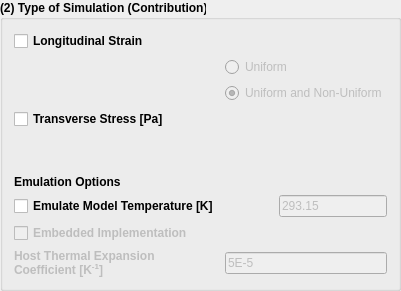
        <widget class="QGroupBox" name="groupBox_9">
         <property name="sizePolicy">
          <sizepolicy hsizetype="Maximum" vsizetype="Preferred">
           <horstretch>0</horstretch>
           <verstretch>0</verstretch>
          </sizepolicy>
         </property>
         <property name="font">
          <font>
           <weight>75</weight>
           <bold>true</bold>
          </font>
         </property>
         <property name="title">
          <string>(2) Type of Simulation (Contribution)</string>
         </property>
         <layout class="QGridLayout" name="gridLayout_32">
          <item row="0" column="1">
           <layout class="QGridLayout" name="gridLayout_31" columnstretch="0,0">
            <item row="1" column="0" rowspan="2">
             <spacer name="horizontalSpacer">
              <property name="orientation">
               <enum>Qt::Horizontal</enum>
              </property>
              <property name="sizeType">
               <enum>QSizePolicy::Preferred</enum>
              </property>
              <property name="sizeHint" stdset="0">
               <size>
                <width>20</width>
                <height>20</height>
               </size>
              </property>
             </spacer>
            </item>
            <item row="1" column="1">
             <widget class="QRadioButton" name="radioButton_TypeUniform">
              <property name="enabled">
               <bool>false</bool>
              </property>
              <property name="sizePolicy">
               <sizepolicy hsizetype="Minimum" vsizetype="Fixed">
                <horstretch>0</horstretch>
                <verstretch>0</verstretch>
               </sizepolicy>
              </property>
              <property name="minimumSize">
               <size>
                <width>0</width>
                <height>0</height>
               </size>
              </property>
              <property name="font">
               <font>
                <weight>50</weight>
                <bold>false</bold>
               </font>
              </property>
              <property name="text">
               <string>Uniform</string>
              </property>
             </widget>
            </item>
            <item row="0" column="0" colspan="2">
             <widget class="QCheckBox" name="checkBox_TypeStrain">
              <property name="text">
               <string>Longitudinal Strain</string>
              </property>
             </widget>
            </item>
            <item row="3" column="0" colspan="2">
             <widget class="QCheckBox" name="checkBox_TypeTransverseStress">
              <property name="text">
               <string>Transverse Stress [Pa]</string>
              </property>
             </widget>
            </item>
            <item row="4" column="0" colspan="2">
             <spacer name="verticalSpacer">
              <property name="orientation">
               <enum>Qt::Vertical</enum>
              </property>
              <property name="sizeHint" stdset="0">
               <size>
                <width>20</width>
                <height>40</height>
               </size>
              </property>
             </spacer>
            </item>
            <item row="5" column="0" colspan="2">
             <widget class="QLabel" name="label_2">
              <property name="font">
               <font>
                <weight>75</weight>
                <bold>true</bold>
               </font>
              </property>
              <property name="text">
               <string>Emulation Options</string>
              </property>
             </widget>
            </item>
            <item row="6" column="1" alignment="Qt::AlignRight">
             <widget class="QLineEdit" name="lineEdit_EmulateTemperature">
              <property name="enabled">
               <bool>false</bool>
              </property>
              <property name="minimumSize">
               <size>
                <width>0</width>
                <height>0</height>
               </size>
              </property>
              <property name="maximumSize">
               <size>
                <width>16777215</width>
                <height>16777215</height>
               </size>
              </property>
              <property name="font">
               <font>
                <weight>50</weight>
                <bold>false</bold>
               </font>
              </property>
              <property name="text">
               <string>293.15</string>
              </property>
             </widget>
            </item>
            <item row="6" column="0">
             <widget class="QCheckBox" name="checkBox_TypeEmulateTemperature">
              <property name="enabled">
               <bool>true</bool>
              </property>
              <property name="text">
               <string>Emulate Model Temperature [K]</string>
              </property>
             </widget>
            </item>
            <item row="8" column="1">
             <widget class="QLineEdit" name="lineEdit_HostThermalExpansion">
              <property name="enabled">
               <bool>false</bool>
              </property>
              <property name="font">
               <font>
                <weight>50</weight>
                <bold>false</bold>
               </font>
              </property>
              <property name="text">
               <string>5E-5</string>
              </property>
             </widget>
            </item>
            <item row="8" column="0">
             <widget class="QLabel" name="label_49">
              <property name="enabled">
               <bool>false</bool>
              </property>
              <property name="text">
               <string>&lt;html&gt;&lt;head/&gt;&lt;body&gt;&lt;p&gt;Host Thermal Expansion Coefficient [K&lt;span style=&quot; vertical-align:super;&quot;&gt;-1&lt;/span&gt;]&lt;/p&gt;&lt;/body&gt;&lt;/html&gt;</string>
              </property>
              <property name="wordWrap">
               <bool>true</bool>
              </property>
             </widget>
            </item>
            <item row="2" column="1">
             <widget class="QRadioButton" name="radioButton_TypeNonUniform">
              <property name="enabled">
               <bool>false</bool>
              </property>
              <property name="font">
               <font>
                <weight>50</weight>
                <bold>false</bold>
               </font>
              </property>
              <property name="text">
               <string>Uniform and Non-Uniform</string>
              </property>
              <property name="checked">
               <bool>true</bool>
              </property>
             </widget>
            </item>
            <item row="7" column="0">
             <widget class="QCheckBox" name="checkBox_Embedded">
              <property name="enabled">
               <bool>false</bool>
              </property>
              <property name="text">
               <string>Embedded Implementation</string>
              </property>
             </widget>
            </item>
           </layout>
          </item>
         </layout>
        </widget>
